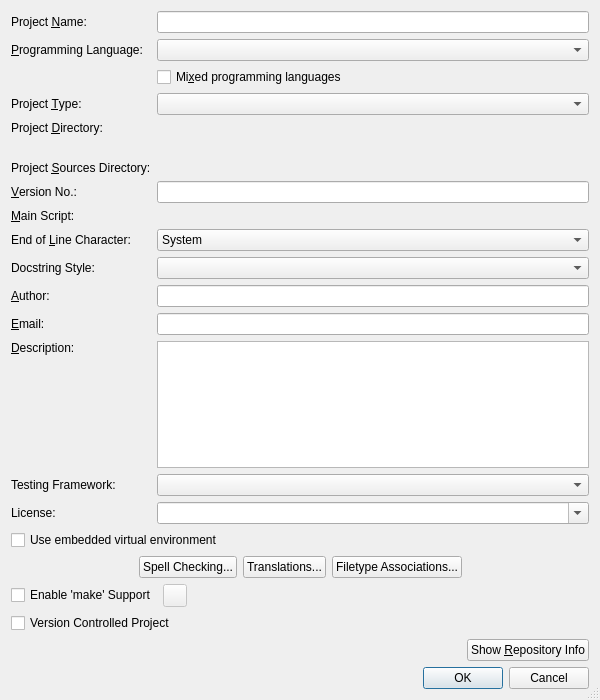
<?xml version="1.0" encoding="UTF-8"?>
<ui version="4.0">
 <class>PropertiesDialog</class>
 <widget class="QDialog" name="PropertiesDialog">
  <property name="geometry">
   <rect>
    <x>0</x>
    <y>0</y>
    <width>600</width>
    <height>700</height>
   </rect>
  </property>
  <property name="maximumSize">
   <size>
    <width>16777215</width>
    <height>16777215</height>
   </size>
  </property>
  <property name="windowTitle">
   <string>Project Properties</string>
  </property>
  <property name="whatsThis">
   <string>&lt;b&gt;Project Properties Dialog&lt;/b&gt;
&lt;p&gt;This dialog is used to show and edit the projects properties.&lt;/p&gt;
&lt;p&gt;If the project is controlled by a version control system, the &quot;Show Repository Info&quot; button displays information about the repository.&lt;/p&gt;</string>
  </property>
  <property name="sizeGripEnabled">
   <bool>true</bool>
  </property>
  <layout class="QVBoxLayout" name="verticalLayout">
   <item>
    <layout class="QFormLayout" name="formLayout">
     <item row="0" column="0">
      <widget class="QLabel" name="nameLabel">
       <property name="text">
        <string>Project &amp;Name:</string>
       </property>
       <property name="buddy">
        <cstring>nameEdit</cstring>
       </property>
      </widget>
     </item>
     <item row="0" column="1">
      <widget class="QLineEdit" name="nameEdit">
       <property name="toolTip">
        <string>Enter the project name</string>
       </property>
       <property name="whatsThis">
        <string>&lt;b&gt;Project Name&lt;/b&gt;
&lt;p&gt;Enter the project name&lt;/p&gt;</string>
       </property>
       <property name="clearButtonEnabled">
        <bool>true</bool>
       </property>
      </widget>
     </item>
     <item row="1" column="0">
      <widget class="QLabel" name="textLabel1">
       <property name="text">
        <string>&amp;Programming Language:</string>
       </property>
       <property name="buddy">
        <cstring>languageComboBox</cstring>
       </property>
      </widget>
     </item>
     <item row="1" column="1">
      <widget class="QComboBox" name="languageComboBox">
       <property name="toolTip">
        <string>Select the project's programming language</string>
       </property>
      </widget>
     </item>
     <item row="2" column="1">
      <widget class="QCheckBox" name="mixedLanguageCheckBox">
       <property name="toolTip">
        <string>Select, if the project uses other programming languages as well</string>
       </property>
       <property name="text">
        <string>Mi&amp;xed programming languages</string>
       </property>
       <property name="shortcut">
        <string>Alt+X</string>
       </property>
      </widget>
     </item>
     <item row="3" column="0">
      <widget class="QLabel" name="textLabel1_2">
       <property name="text">
        <string>Project &amp;Type:</string>
       </property>
       <property name="buddy">
        <cstring>projectTypeComboBox</cstring>
       </property>
      </widget>
     </item>
     <item row="3" column="1">
      <widget class="QComboBox" name="projectTypeComboBox">
       <property name="toolTip">
        <string>Select the type of the project</string>
       </property>
      </widget>
     </item>
     <item row="4" column="0">
      <widget class="QLabel" name="dirLabel">
       <property name="text">
        <string>Project &amp;Directory:</string>
       </property>
       <property name="buddy">
        <cstring>dirPicker</cstring>
       </property>
      </widget>
     </item>
     <item row="4" column="1">
      <widget class="EricPathPicker" name="dirPicker" native="true">
       <property name="sizePolicy">
        <sizepolicy hsizetype="Expanding" vsizetype="Preferred">
         <horstretch>0</horstretch>
         <verstretch>0</verstretch>
        </sizepolicy>
       </property>
       <property name="focusPolicy">
        <enum>Qt::StrongFocus</enum>
       </property>
       <property name="toolTip">
        <string>Enter the project directory</string>
       </property>
       <property name="whatsThis">
        <string>&lt;b&gt;Project Directory&lt;/b&gt;
&lt;p&gt;Enter the project directory. You may select it
 with a dialog by pressing the button to the right.&lt;/p&gt;</string>
       </property>
      </widget>
     </item>
     <item row="6" column="0">
      <widget class="QLabel" name="dirLabel_2">
       <property name="text">
        <string>Project &amp;Sources Directory:</string>
       </property>
       <property name="buddy">
        <cstring>dirPicker</cstring>
       </property>
      </widget>
     </item>
     <item row="6" column="1">
      <widget class="EricPathPicker" name="srcDirPicker" native="true">
       <property name="sizePolicy">
        <sizepolicy hsizetype="Expanding" vsizetype="Preferred">
         <horstretch>0</horstretch>
         <verstretch>0</verstretch>
        </sizepolicy>
       </property>
       <property name="focusPolicy">
        <enum>Qt::StrongFocus</enum>
       </property>
       <property name="toolTip">
        <string>Enter the project sources subdirectory (leave empty, if sources are directly in the project directory).</string>
       </property>
       <property name="whatsThis">
        <string>&lt;b&gt;Project Directory&lt;/b&gt;
&lt;p&gt;Enter the project directory. You may select it
 with a dialog by pressing the button to the right.&lt;/p&gt;</string>
       </property>
      </widget>
     </item>
     <item row="7" column="0">
      <widget class="QLabel" name="versionLabel">
       <property name="text">
        <string>&amp;Version No.:</string>
       </property>
       <property name="buddy">
        <cstring>versionEdit</cstring>
       </property>
      </widget>
     </item>
     <item row="7" column="1">
      <widget class="QLineEdit" name="versionEdit">
       <property name="toolTip">
        <string>Enter the version number</string>
       </property>
       <property name="whatsThis">
        <string>&lt;b&gt;Version No.&lt;/b&gt;
&lt;p&gt;Enter the version no.&lt;/p&gt;</string>
       </property>
       <property name="clearButtonEnabled">
        <bool>true</bool>
       </property>
      </widget>
     </item>
     <item row="8" column="0">
      <widget class="QLabel" name="mainscriptLabel">
       <property name="text">
        <string>&amp;Main Script:</string>
       </property>
       <property name="buddy">
        <cstring>mainscriptPicker</cstring>
       </property>
      </widget>
     </item>
     <item row="8" column="1">
      <widget class="EricPathPicker" name="mainscriptPicker" native="true">
       <property name="sizePolicy">
        <sizepolicy hsizetype="Expanding" vsizetype="Preferred">
         <horstretch>0</horstretch>
         <verstretch>0</verstretch>
        </sizepolicy>
       </property>
       <property name="focusPolicy">
        <enum>Qt::StrongFocus</enum>
       </property>
       <property name="toolTip">
        <string>Enter the main script</string>
       </property>
       <property name="whatsThis">
        <string>&lt;b&gt;Main Script&lt;/b&gt;
&lt;p&gt;Enter the main script of the project. You may select it
 with a dialog by pressing the button to the right.&lt;/p&gt;</string>
       </property>
      </widget>
     </item>
     <item row="9" column="0">
      <widget class="QLabel" name="eolLabel">
       <property name="text">
        <string>End of &amp;Line Character:</string>
       </property>
       <property name="buddy">
        <cstring>eolComboBox</cstring>
       </property>
      </widget>
     </item>
     <item row="9" column="1">
      <widget class="QComboBox" name="eolComboBox">
       <property name="toolTip">
        <string>Select the end of line character to be used by the project</string>
       </property>
       <item>
        <property name="text">
         <string>System</string>
        </property>
       </item>
       <item>
        <property name="text">
         <string>Unix</string>
        </property>
       </item>
       <item>
        <property name="text">
         <string>Macintosh</string>
        </property>
       </item>
       <item>
        <property name="text">
         <string>Windows/DOS</string>
        </property>
       </item>
      </widget>
     </item>
     <item row="10" column="0">
      <widget class="QLabel" name="label">
       <property name="text">
        <string>Docstring Style:</string>
       </property>
      </widget>
     </item>
     <item row="10" column="1">
      <widget class="QComboBox" name="docstringStyleComboBox">
       <property name="toolTip">
        <string>Select the docstring style for the project</string>
       </property>
      </widget>
     </item>
     <item row="11" column="0">
      <widget class="QLabel" name="authorLabel">
       <property name="text">
        <string>&amp;Author:</string>
       </property>
       <property name="buddy">
        <cstring>authorEdit</cstring>
       </property>
      </widget>
     </item>
     <item row="11" column="1">
      <widget class="QLineEdit" name="authorEdit">
       <property name="toolTip">
        <string>Enter author's name</string>
       </property>
       <property name="whatsThis">
        <string>&lt;b&gt;Author&lt;/b&gt;
&lt;p&gt;Enter the name of the author.&lt;/p&gt;</string>
       </property>
       <property name="clearButtonEnabled">
        <bool>true</bool>
       </property>
      </widget>
     </item>
     <item row="12" column="0">
      <widget class="QLabel" name="emailLabel">
       <property name="text">
        <string>&amp;Email:</string>
       </property>
       <property name="buddy">
        <cstring>emailEdit</cstring>
       </property>
      </widget>
     </item>
     <item row="12" column="1">
      <widget class="QLineEdit" name="emailEdit">
       <property name="toolTip">
        <string>Enter author's email</string>
       </property>
       <property name="whatsThis">
        <string>&lt;b&gt;Email&lt;/b&gt;
&lt;p&gt;Enter the email address of the author&lt;/p&gt;</string>
       </property>
       <property name="clearButtonEnabled">
        <bool>true</bool>
       </property>
      </widget>
     </item>
     <item row="13" column="0">
      <widget class="QLabel" name="descriptionLabel">
       <property name="text">
        <string>&amp;Description:</string>
       </property>
       <property name="alignment">
        <set>Qt::AlignTop</set>
       </property>
       <property name="buddy">
        <cstring>descriptionEdit</cstring>
       </property>
      </widget>
     </item>
     <item row="13" column="1">
      <widget class="EricSpellCheckedTextEdit" name="descriptionEdit">
       <property name="toolTip">
        <string>Enter description</string>
       </property>
       <property name="whatsThis">
        <string>&lt;b&gt;Description&lt;/b&gt;
&lt;p&gt;Enter a short description for the project.&lt;/p&gt;</string>
       </property>
       <property name="tabChangesFocus">
        <bool>true</bool>
       </property>
       <property name="acceptRichText">
        <bool>false</bool>
       </property>
      </widget>
     </item>
     <item row="14" column="0">
      <widget class="QLabel" name="label_2">
       <property name="text">
        <string>Testing Framework:</string>
       </property>
      </widget>
     </item>
     <item row="14" column="1">
      <widget class="QComboBox" name="testingFrameworkComboBox">
       <property name="toolTip">
        <string>Select the testing framework used by the project</string>
       </property>
      </widget>
     </item>
     <item row="15" column="0">
      <widget class="QLabel" name="label_3">
       <property name="text">
        <string>License:</string>
       </property>
      </widget>
     </item>
     <item row="15" column="1">
      <widget class="QComboBox" name="licenseComboBox">
       <property name="sizePolicy">
        <sizepolicy hsizetype="Expanding" vsizetype="Fixed">
         <horstretch>0</horstretch>
         <verstretch>0</verstretch>
        </sizepolicy>
       </property>
       <property name="toolTip">
        <string>Enter or select the project license</string>
       </property>
       <property name="editable">
        <bool>true</bool>
       </property>
      </widget>
     </item>
     <item row="5" column="1">
      <widget class="QLabel" name="dirInfoLabel">
       <property name="wordWrap">
        <bool>true</bool>
       </property>
      </widget>
     </item>
    </layout>
   </item>
   <item>
    <widget class="QCheckBox" name="embeddedVenvCheckBox">
     <property name="toolTip">
      <string>Select this to create and use a project embedded virtual environment</string>
     </property>
     <property name="text">
      <string>Use embedded virtual environment</string>
     </property>
    </widget>
   </item>
   <item>
    <layout class="QHBoxLayout" name="horizontalLayout_3">
     <item>
      <spacer name="horizontalSpacer_3">
       <property name="orientation">
        <enum>Qt::Horizontal</enum>
       </property>
       <property name="sizeHint" stdset="0">
        <size>
         <width>40</width>
         <height>20</height>
        </size>
       </property>
      </spacer>
     </item>
     <item>
      <widget class="QPushButton" name="spellPropertiesButton">
       <property name="toolTip">
        <string>Press to edit the spell checking properties</string>
       </property>
       <property name="text">
        <string>Spell Checking...</string>
       </property>
      </widget>
     </item>
     <item>
      <widget class="QPushButton" name="transPropertiesButton">
       <property name="toolTip">
        <string>Press to edit the translations properties</string>
       </property>
       <property name="text">
        <string>Translations...</string>
       </property>
      </widget>
     </item>
     <item>
      <widget class="QPushButton" name="filetypesButton">
       <property name="toolTip">
        <string>Press to edit the filetype associations</string>
       </property>
       <property name="text">
        <string>Filetype Associations...</string>
       </property>
      </widget>
     </item>
     <item>
      <spacer name="horizontalSpacer_4">
       <property name="orientation">
        <enum>Qt::Horizontal</enum>
       </property>
       <property name="sizeHint" stdset="0">
        <size>
         <width>40</width>
         <height>20</height>
        </size>
       </property>
      </spacer>
     </item>
    </layout>
   </item>
   <item>
    <layout class="QHBoxLayout" name="horizontalLayout">
     <item>
      <widget class="QCheckBox" name="makeCheckBox">
       <property name="toolTip">
        <string>Select to activate the 'make' support</string>
       </property>
       <property name="text">
        <string>Enable 'make' Support</string>
       </property>
      </widget>
     </item>
     <item>
      <widget class="QToolButton" name="makeButton">
       <property name="enabled">
        <bool>false</bool>
       </property>
       <property name="toolTip">
        <string>Press to open a dialog to enter the 'make' parameters</string>
       </property>
       <property name="text">
        <string/>
       </property>
      </widget>
     </item>
     <item>
      <spacer name="horizontalSpacer_6">
       <property name="orientation">
        <enum>Qt::Horizontal</enum>
       </property>
       <property name="sizeHint" stdset="0">
        <size>
         <width>40</width>
         <height>20</height>
        </size>
       </property>
      </spacer>
     </item>
    </layout>
   </item>
   <item>
    <widget class="QCheckBox" name="vcsCheckBox">
     <property name="toolTip">
      <string>Select to create a version controlled project</string>
     </property>
     <property name="text">
      <string>Version Controlled Project</string>
     </property>
    </widget>
   </item>
   <item>
    <layout class="QHBoxLayout" name="_2">
     <item>
      <widget class="QLabel" name="vcsLabel">
       <property name="sizePolicy">
        <sizepolicy hsizetype="MinimumExpanding" vsizetype="Preferred">
         <horstretch>0</horstretch>
         <verstretch>0</verstretch>
        </sizepolicy>
       </property>
       <property name="text">
        <string/>
       </property>
      </widget>
     </item>
     <item>
      <widget class="QPushButton" name="vcsInfoButton">
       <property name="toolTip">
        <string>Press to show information about the repository</string>
       </property>
       <property name="text">
        <string>Show &amp;Repository Info</string>
       </property>
       <property name="shortcut">
        <string>Alt+R</string>
       </property>
      </widget>
     </item>
    </layout>
   </item>
   <item>
    <widget class="QDialogButtonBox" name="buttonBox">
     <property name="orientation">
      <enum>Qt::Horizontal</enum>
     </property>
     <property name="standardButtons">
      <set>QDialogButtonBox::Cancel|QDialogButtonBox::Ok</set>
     </property>
    </widget>
   </item>
  </layout>
 </widget>
 <pixmapfunction>qPixmapFromMimeSource</pixmapfunction>
 <customwidgets>
  <customwidget>
   <class>EricPathPicker</class>
   <extends>QWidget</extends>
   <header>eric7/EricWidgets/EricPathPicker.h</header>
   <container>1</container>
  </customwidget>
  <customwidget>
   <class>EricSpellCheckedTextEdit</class>
   <extends>QTextEdit</extends>
   <header>eric7/EricWidgets/EricSpellCheckedTextEdit.h</header>
  </customwidget>
 </customwidgets>
 <tabstops>
  <tabstop>nameEdit</tabstop>
  <tabstop>languageComboBox</tabstop>
  <tabstop>mixedLanguageCheckBox</tabstop>
  <tabstop>projectTypeComboBox</tabstop>
  <tabstop>dirPicker</tabstop>
  <tabstop>srcDirPicker</tabstop>
  <tabstop>versionEdit</tabstop>
  <tabstop>mainscriptPicker</tabstop>
  <tabstop>eolComboBox</tabstop>
  <tabstop>docstringStyleComboBox</tabstop>
  <tabstop>authorEdit</tabstop>
  <tabstop>emailEdit</tabstop>
  <tabstop>descriptionEdit</tabstop>
  <tabstop>testingFrameworkComboBox</tabstop>
  <tabstop>licenseComboBox</tabstop>
  <tabstop>embeddedVenvCheckBox</tabstop>
  <tabstop>spellPropertiesButton</tabstop>
  <tabstop>transPropertiesButton</tabstop>
  <tabstop>filetypesButton</tabstop>
  <tabstop>makeCheckBox</tabstop>
  <tabstop>makeButton</tabstop>
  <tabstop>vcsCheckBox</tabstop>
  <tabstop>vcsInfoButton</tabstop>
 </tabstops>
 <resources/>
 <connections>
  <connection>
   <sender>buttonBox</sender>
   <signal>accepted()</signal>
   <receiver>PropertiesDialog</receiver>
   <slot>accept()</slot>
   <hints>
    <hint type="sourcelabel">
     <x>66</x>
     <y>545</y>
    </hint>
    <hint type="destinationlabel">
     <x>57</x>
     <y>529</y>
    </hint>
   </hints>
  </connection>
  <connection>
   <sender>buttonBox</sender>
   <signal>rejected()</signal>
   <receiver>PropertiesDialog</receiver>
   <slot>reject()</slot>
   <hints>
    <hint type="sourcelabel">
     <x>152</x>
     <y>545</y>
    </hint>
    <hint type="destinationlabel">
     <x>145</x>
     <y>531</y>
    </hint>
   </hints>
  </connection>
  <connection>
   <sender>makeCheckBox</sender>
   <signal>toggled(bool)</signal>
   <receiver>makeButton</receiver>
   <slot>setEnabled(bool)</slot>
   <hints>
    <hint type="sourcelabel">
     <x>479</x>
     <y>99</y>
    </hint>
    <hint type="destinationlabel">
     <x>579</x>
     <y>101</y>
    </hint>
   </hints>
  </connection>
 </connections>
</ui>
